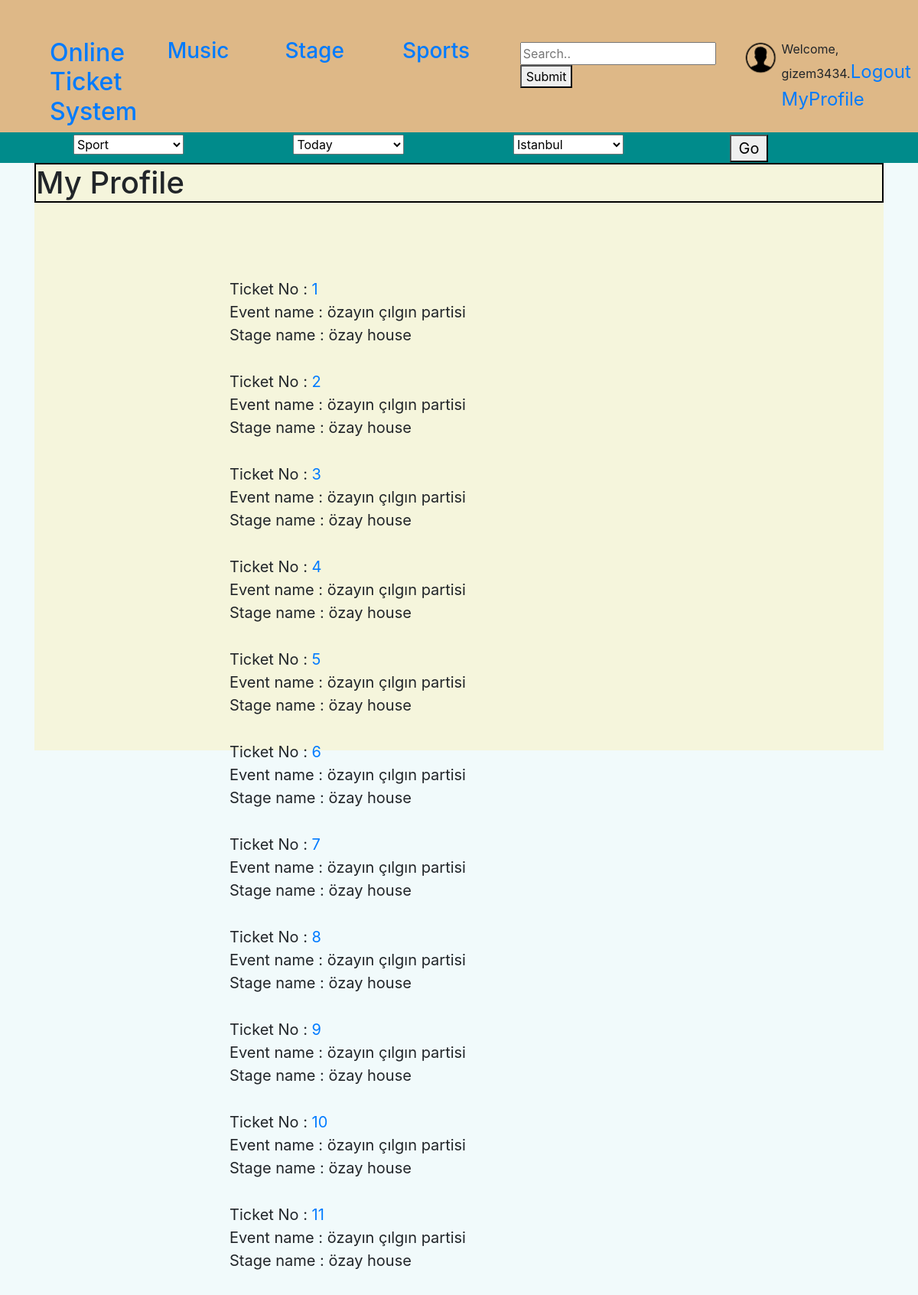
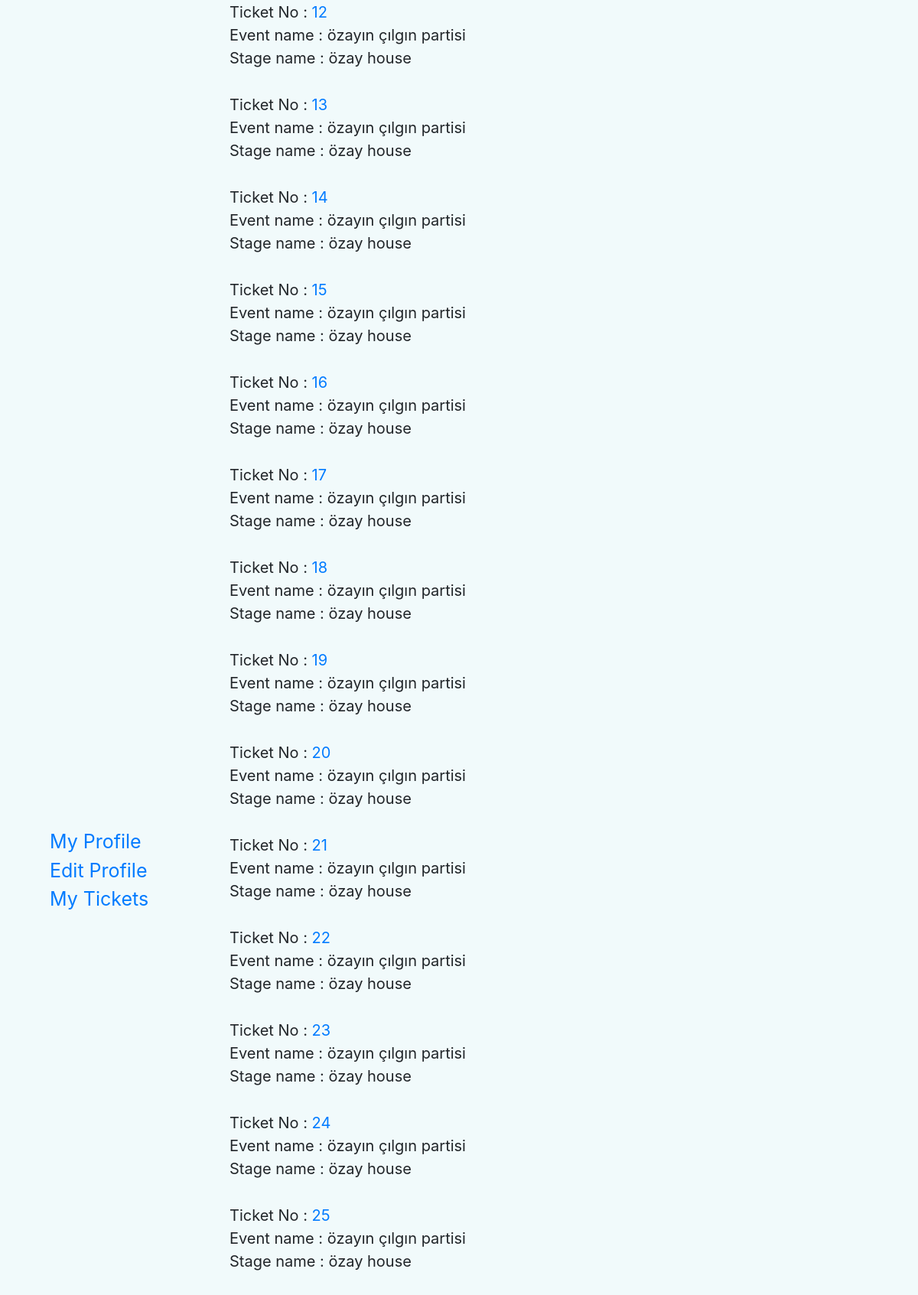
The app's page /account/tickets/ (signed in, upper part) with its own data (2 pictures, top to bottom).
### website/models.py (models this page shows, shortened)
class Ticket(models.Model):
    event = models.ForeignKey(Event, on_delete=models.CASCADE)
    seat_number = models.CharField(max_length=10)
    user = models.ForeignKey(User, on_delete=models.CASCADE, null=True, blank=True)
    def get_ticket_review_url(self):
        return f"/account/tickets/{self.pk}/preview"

class Event(models.Model):
    name = models.CharField(max_length=50)
    stage = models.ForeignKey(Stage, on_delete=models.CASCADE)
    date = models.DateField()
    quota = models.IntegerField()
    price = models.IntegerField()
    isAvailable = models.BooleanField(default=False)
    isAccepted = models.BooleanField(default=False)
    rules = models.CharField(max_length=500)
    def __str__(self):
        return '' + self.name

class Stage(models.Model):
    place = models.CharField(max_length=100)
    address = models.CharField(max_length=200)
    quota = models.IntegerField()
    def __str__(self):
        return '' + self.place

### website/views.py (the view)
# urls.py: path('account/tickets/', views.my_tickets_view, name='my_tickets'),
@login_required
def my_tickets_view(request):
    user = request.user
    ticket_list = Ticket.objects.all().filter(user=user)
    context = {"ticket_list": ticket_list}
    return render(request, 'profile/my_tickets.html', context)

### templates/profile/my_tickets.html
{% extends 'profile/profile.html' %}
{% block info %}
    {% for ticket in ticket_list %}
        <p>Ticket No : <a href={{ ticket.get_ticket_review_url}}>{{ ticket.pk }}</a>
            <br>
            Event name : {{ ticket.event }}
            <br>
            Stage name : {{ ticket.event.stage}}
        </p>
    {% endfor %}
{% endblock %}

### templates/base.html (shortened to what this page needs)
<!DOCTYPE html>
<html lang="en">
<head>
    <link rel="stylesheet" href="https://stackpath.bootstrapcdn.com/bootstrap/4.4.1/css/bootstrap.min.css">
     {% block head %}
             {% endblock %}
     {% load static %}
    <link rel="stylesheet" type="text/css" href="{% static 'css/home.css' %}">
</head>
<body>
    <header>
        <div class="row" id='mainRow'>
            <div class="col-md">
                <div id="webSiteName">
                    <a href="{%  url 'home' %}">
                        <h2>Online Ticket System</h2>
                    </a>
                </div>
            </div>
            <div class="col-md">
                <div class="topicsName">
                    <a href="">
                        <h3>Music</h3>
                    </a>
                </div>
            </div>
            <div class="col-md">
                <div class="topicsName">
                    <a href="">
                        <h3>Stage</h3>
                    </a>
                </div>
            </div>
            <div class="col-md">
                <div class="topicsName">
                    <a href="">
                        <h3>Sports</h3>
                    </a>
                </div>
            </div>
            <div class="col-md">
                <div class="search-container">
                    <input type="text" placeholder="Search.." name="search">
                    <button type="submit">Submit</button>
                </div>
            </div>
            <div class="col-md">
                <div class="avatarDiv">
                    <img src={% static "media/user-avatar.png" %} alt="user-avatar">
                </div>
                <div class="accountTextDiv">
                    {% if user.is_authenticated %}
                    <p class="login">Welcome, {{ user.get_username }}.<a href="{% url 'logout' %}">Logout</a>
                    <a href="{% url 'my_profile' %}">MyProfile</a></p>
                    {% else %}
                    <p><a href="{% url 'login' %}">Login</a></p>
                    {% endif %}
                </div>
            </div>
        </div>
        <div class="row" id='searchFilterRow'>
            <div class="col-md">
                <div class="categories">
                    <select>
                        <option value="Sport">Sport</option>
                    </select>
                </div>
            </div>
            <div class="col-md">
                <div class="categories">
                    <select>
                        <option value="Today">Today</option>
                    </select>
                </div>
            </div>
            <div class="col-md">
                <div class="categories">
                    <select>
                        <option value="Istanbul">Istanbul</option>
                    </select>
                </div>
            </div>
            <div class="col-md">
                <div class="filterButton">
                    <button type="submit">Go</button>
                </div>
            </div>
        </div>
    </header>
    <div class="container-xl">
        <div id="content">
            {% block content %}
             {% endblock %}
        </div>
    </div>
</body>
</html>

### website/static/css/profile/profil.css (style rules this page uses)
body { margin: auto; }
.infos p { padding-top: 15px; }

### website/static/css/home.css (style rules this page uses)
body { background-color: #F1FAFB; width: 100%; }
header { width: 100%; }
#webSiteName { float: left; width: 14%; height: 95%; margin: auto; }
.topicsName { float: left; width: 14%; height: 95%; margin: auto; }
.avatarDiv { float: left; width: 30%; height: 95%; margin: auto; margin-left: 2%; }
.avatarDiv img { max-width: 100%; max-height: 100%; }
.accountTextDiv { float: left; width: 14%; height: 95%; margin: auto; padding-top: 1%; margin-left: 1%; }
.accountTextDiv a { margin-top: 1%; font-size: x-large; }
.accountTextDiv p { width: 100%; }
.search-container { float: left; width: 16%; height: 80%; margin: auto; padding-top: 2%; }
.search-container input { float: left; margin: auto; }
#searchFilterRow { margin: auto; padding-left: 50px; text-align: center; background-color: darkcyan; }
#mainRow { margin: auto; padding-left: 50px; padding-right: 50px; padding-top: 50px; background-color: burlywood; }
#content { background-color: gray; }
.categories { float: left; width: 80%; height: 40px; margin: auto; padding-top: 1%; }
.categories select { width: 70%; height: 70%; }
.filterButton { float: left; width: 40%; height: 100%; margin: auto; padding-top: 1%; }
.filterButton button { font-size: 20px; width: 50px; }

### records on screen
Ticket: pk "1", event "özayın çılgın partisi", event.stage "özay house"
Ticket: pk "2", event "özayın çılgın partisi", event.stage "özay house"
Ticket: pk "3", event "özayın çılgın partisi", event.stage "özay house"
Ticket: pk "4", event "özayın çılgın partisi", event.stage "özay house"
Ticket: pk "5", event "özayın çılgın partisi", event.stage "özay house"
Ticket: pk "6", event "özayın çılgın partisi", event.stage "özay house"
Ticket: pk "7", event "özayın çılgın partisi", event.stage "özay house"
Ticket: pk "8", event "özayın çılgın partisi", event.stage "özay house"
Ticket: pk "9", event "özayın çılgın partisi", event.stage "özay house"
Ticket: pk "10", event "özayın çılgın partisi", event.stage "özay house"
Ticket: pk "11", event "özayın çılgın partisi", event.stage "özay house"
Ticket: pk "12", event "özayın çılgın partisi", event.stage "özay house"
Ticket: pk "13", event "özayın çılgın partisi", event.stage "özay house"
Ticket: pk "14", event "özayın çılgın partisi", event.stage "özay house"
Ticket: pk "15", event "özayın çılgın partisi", event.stage "özay house"
Ticket: pk "16", event "özayın çılgın partisi", event.stage "özay house"
Ticket: pk "17", event "özayın çılgın partisi", event.stage "özay house"
Ticket: pk "18", event "özayın çılgın partisi", event.stage "özay house"
Ticket: pk "19", event "özayın çılgın partisi", event.stage "özay house"
Ticket: pk "20", event "özayın çılgın partisi", event.stage "özay house"
Ticket: pk "21", event "özayın çılgın partisi", event.stage "özay house"
Ticket: pk "22", event "özayın çılgın partisi", event.stage "özay house"
Ticket: pk "23", event "özayın çılgın partisi", event.stage "özay house"
Ticket: pk "24", event "özayın çılgın partisi", event.stage "özay house"
Ticket: pk "25", event "özayın çılgın partisi", event.stage "özay house"

### other values on screen
{{ user.get_username }} "gizem3434"
